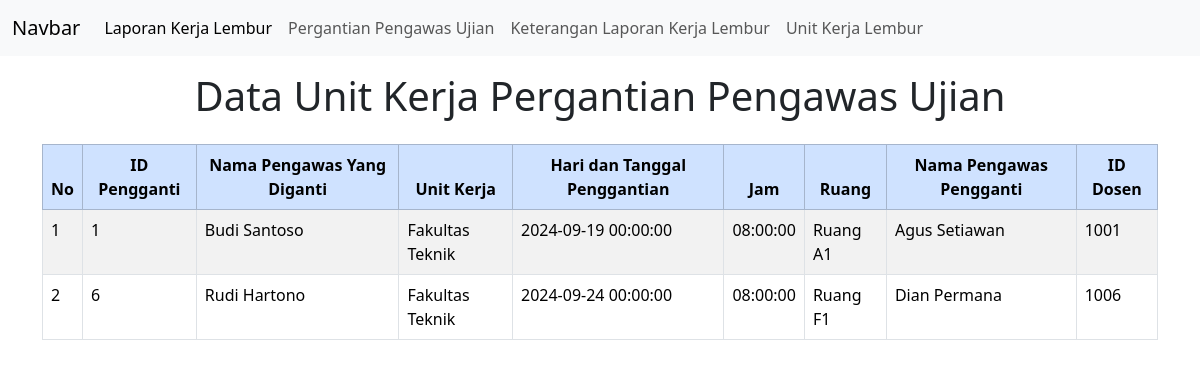
Screenshot of /pilihPengawasUjian.php with the database file from the repository.
### tables this page shows
CREATE TABLE `penggantian_pengawas_ujian` (
  `pengganti_id` int NOT NULL,
  `nama_pengawas_diganti` varchar(255) NOT NULL,
  `unit_kerja` varchar(255) NOT NULL,
  `hari_tgl_penggantian` datetime NOT NULL,
  `jam` time NOT NULL,
  `ruang` varchar(50) NOT NULL,
  `nama_pengawas_pengganti` varchar(255) NOT NULL,
  `dosen_id` int NOT NULL
);

### koneksi.php (called while the page is built, shortened)
<?php
class Koneksi {
  private $host = "localhost";
  private $user = "root";
  private $pass = "";
  private $dbname = "persuratan_dosen";
  public function __construct() {
    $this->conn = new mysqli($this->host, $this->user, $this->pass, $this->dbname);
  }
}
class PergantianPengawasUjianKeterangan extends Koneksi{
  public function tampil_data_pengawas_ujian() {
    $unitkerja = "SELECT * FROM penggantian_pengawas_ujian WHERE unit_kerja = 'Fakultas Teknik'";
    return mysqli_query($this->conn, $unitkerja);
  }
}
?>

### pilihPengawasUjian.php (the view, shortened to what this page needs)
<?php
include 'koneksi.php';
include 'navbar.php';
$db = new PergantianPengawasUjianKeterangan();
$data_catatan = $db->tampil_data_pengawas_ujian();
?>
<!DOCTYPE html>
<html lang="en">
<head>
    <link href="https://cdn.jsdelivr.net/npm/bootstrap@5.3.3/dist/css/bootstrap.min.css" rel="stylesheet">
</head>
<body>
    <div class="container mt-3">
        <h1 class="text-center mb-4">Data Unit Kerja Pergantian Pengawas Ujian</h1>
        <div class="table-responsive">
          <table class="table table-bordered table-striped table-hover">
            <thead class="table-primary text-center">
              <tr>
                <th>No</th>
                <th>ID Pengganti</th>
                <th>Nama Pengawas Yang Diganti</th>
                <th>Unit Kerja</th>
                <th>Hari dan Tanggal Penggantian</th>
                <th>Jam</th>
                <th>Ruang</th>
                <th>Nama Pengawas Pengganti</th>
                <th>ID Dosen</th>
              </tr>
            </thead>
            <tbody>
              <?php
                $no = 1;
                foreach($data_catatan as $row) {
              ?>
              <tr>
                <td><?php echo $no++; ?></td>
                <td><?php echo $row['pengganti_id']; ?></td>
                <td><?php echo $row['nama_pengawas_diganti']; ?></td>
                <td><?php echo $row['unit_kerja']; ?></td>
                <td><?php echo $row['hari_tgl_penggantian']; ?></td>
                <td><?php echo $row['jam']; ?></td>
                <td><?php echo $row['ruang']; ?></td>
                <td><?php echo $row['nama_pengawas_pengganti']; ?></td>
                <td><?php echo $row['dosen_id']; ?></td>
              </tr>
            <?php } ?>
            </tbody>
          </table>
        </div>
    </div>
</body>
</html>

### rows the page displays
penggantian_pengawas_ujian: pengganti_id "1", nama_pengawas_diganti "Budi Santoso", unit_kerja "Fakultas Teknik", hari_tgl_penggantian "2024-09-19 00:00:00", jam "08:00:00", ruang "Ruang A1", nama_pengawas_pengganti "Agus Setiawan", dosen "1001"
penggantian_pengawas_ujian: pengganti_id "6", nama_pengawas_diganti "Rudi Hartono", unit_kerja "Fakultas Teknik", hari_tgl_penggantian "2024-09-24 00:00:00", jam "08:00:00", ruang "Ruang F1", nama_pengawas_pengganti "Dian Permana", dosen "1006"
